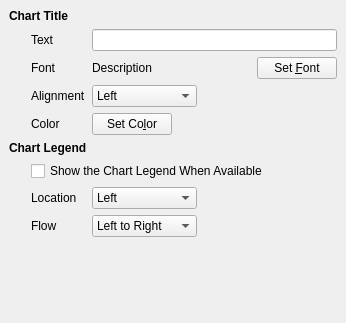
<ui version="4.0" >
 <class>pqChartOptionsWidget</class>
 <widget class="QWidget" name="pqChartOptionsWidget" >
  <property name="geometry" >
   <rect>
    <x>0</x>
    <y>0</y>
    <width>346</width>
    <height>323</height>
   </rect>
  </property>
  <property name="windowTitle" >
   <string>Chart Options</string>
  </property>
  <layout class="QVBoxLayout" >
   <property name="margin" >
    <number>9</number>
   </property>
   <property name="spacing" >
    <number>6</number>
   </property>
   <item>
    <widget class="QStackedWidget" name="ChartPages" >
     <property name="currentIndex" >
      <number>0</number>
     </property>
     <widget class="QWidget" name="General" >
      <layout class="QGridLayout" >
       <property name="margin" >
        <number>0</number>
       </property>
       <property name="spacing" >
        <number>6</number>
       </property>
       <item row="8" column="3" >
        <spacer>
         <property name="orientation" >
          <enum>Qt::Horizontal</enum>
         </property>
         <property name="sizeHint" >
          <size>
           <width>0</width>
           <height>20</height>
          </size>
         </property>
        </spacer>
       </item>
       <item row="9" column="0" colspan="4" >
        <spacer>
         <property name="orientation" >
          <enum>Qt::Vertical</enum>
         </property>
         <property name="sizeHint" >
          <size>
           <width>20</width>
           <height>0</height>
          </size>
         </property>
        </spacer>
       </item>
       <item rowspan="3" row="6" column="0" >
        <spacer>
         <property name="orientation" >
          <enum>Qt::Horizontal</enum>
         </property>
         <property name="sizeType" >
          <enum>QSizePolicy::Fixed</enum>
         </property>
         <property name="sizeHint" >
          <size>
           <width>16</width>
           <height>20</height>
          </size>
         </property>
        </spacer>
       </item>
       <item rowspan="4" row="1" column="0" >
        <spacer>
         <property name="orientation" >
          <enum>Qt::Horizontal</enum>
         </property>
         <property name="sizeType" >
          <enum>QSizePolicy::Fixed</enum>
         </property>
         <property name="sizeHint" >
          <size>
           <width>16</width>
           <height>20</height>
          </size>
         </property>
        </spacer>
       </item>
       <item row="2" column="1" >
        <widget class="QLabel" name="label_3" >
         <property name="text" >
          <string>Font</string>
         </property>
        </widget>
       </item>
       <item row="2" column="2" colspan="2" >
        <layout class="QHBoxLayout" >
         <property name="margin" >
          <number>0</number>
         </property>
         <property name="spacing" >
          <number>6</number>
         </property>
         <item>
          <widget class="QLabel" name="ChartTitleFont" >
           <property name="sizePolicy" >
            <sizepolicy>
             <hsizetype>7</hsizetype>
             <vsizetype>5</vsizetype>
             <horstretch>0</horstretch>
             <verstretch>0</verstretch>
            </sizepolicy>
           </property>
           <property name="text" >
            <string>Description</string>
           </property>
          </widget>
         </item>
         <item>
          <widget class="QPushButton" name="ChartTitleFontButton" >
           <property name="text" >
            <string>Set &amp;Font</string>
           </property>
          </widget>
         </item>
        </layout>
       </item>
       <item row="1" column="2" colspan="2" >
        <widget class="QLineEdit" name="ChartTitle" />
       </item>
       <item row="1" column="1" >
        <widget class="QLabel" name="label_2" >
         <property name="text" >
          <string>Text</string>
         </property>
        </widget>
       </item>
       <item row="0" column="0" colspan="4" >
        <widget class="QLabel" name="label" >
         <property name="font" >
          <font>
           <weight>75</weight>
           <bold>true</bold>
          </font>
         </property>
         <property name="text" >
          <string>Chart Title</string>
         </property>
        </widget>
       </item>
       <item row="5" column="0" colspan="4" >
        <widget class="QLabel" name="label_5" >
         <property name="font" >
          <font>
           <weight>75</weight>
           <bold>true</bold>
          </font>
         </property>
         <property name="text" >
          <string>Chart Legend</string>
         </property>
        </widget>
       </item>
       <item row="6" column="1" colspan="3" >
        <widget class="QCheckBox" name="ShowLegend" >
         <property name="text" >
          <string>Show the Chart Legend When Available</string>
         </property>
        </widget>
       </item>
       <item row="7" column="1" >
        <widget class="QLabel" name="label_6" >
         <property name="text" >
          <string>Location</string>
         </property>
        </widget>
       </item>
       <item row="8" column="1" >
        <widget class="QLabel" name="label_7" >
         <property name="text" >
          <string>Flow</string>
         </property>
        </widget>
       </item>
       <item row="7" column="2" >
        <widget class="QComboBox" name="LegendLocation" >
         <item>
          <property name="text" >
           <string>Left</string>
          </property>
         </item>
         <item>
          <property name="text" >
           <string>Top</string>
          </property>
         </item>
         <item>
          <property name="text" >
           <string>Right</string>
          </property>
         </item>
         <item>
          <property name="text" >
           <string>Bottom</string>
          </property>
         </item>
        </widget>
       </item>
       <item row="8" column="2" >
        <widget class="QComboBox" name="LegendFlow" >
         <item>
          <property name="text" >
           <string>Left to Right</string>
          </property>
         </item>
         <item>
          <property name="text" >
           <string>Top to Bottom</string>
          </property>
         </item>
        </widget>
       </item>
       <item row="4" column="2" colspan="2" >
        <layout class="QHBoxLayout" >
         <property name="margin" >
          <number>0</number>
         </property>
         <property name="spacing" >
          <number>0</number>
         </property>
         <item>
          <widget class="pqColorChooserButton" name="ChartTitleColor" >
           <property name="text" >
            <string>Set Co&amp;lor</string>
           </property>
          </widget>
         </item>
         <item>
          <spacer>
           <property name="orientation" >
            <enum>Qt::Horizontal</enum>
           </property>
           <property name="sizeHint" >
            <size>
             <width>0</width>
             <height>20</height>
            </size>
           </property>
          </spacer>
         </item>
        </layout>
       </item>
       <item row="7" column="3" >
        <spacer>
         <property name="orientation" >
          <enum>Qt::Horizontal</enum>
         </property>
         <property name="sizeHint" >
          <size>
           <width>0</width>
           <height>20</height>
          </size>
         </property>
        </spacer>
       </item>
       <item row="4" column="1" >
        <widget class="QLabel" name="label_8" >
         <property name="text" >
          <string>Color</string>
         </property>
        </widget>
       </item>
       <item row="3" column="1" >
        <widget class="QLabel" name="label_4" >
         <property name="text" >
          <string>Alignment</string>
         </property>
        </widget>
       </item>
       <item row="3" column="2" >
        <widget class="QComboBox" name="ChartTitleAlignment" >
         <item>
          <property name="text" >
           <string>Left</string>
          </property>
         </item>
         <item>
          <property name="text" >
           <string>Center</string>
          </property>
         </item>
         <item>
          <property name="text" >
           <string>Right</string>
          </property>
         </item>
        </widget>
       </item>
       <item row="3" column="3" >
        <spacer>
         <property name="orientation" >
          <enum>Qt::Horizontal</enum>
         </property>
         <property name="sizeHint" >
          <size>
           <width>0</width>
           <height>20</height>
          </size>
         </property>
        </spacer>
       </item>
      </layout>
     </widget>
     <widget class="QWidget" name="Axis" >
      <layout class="QGridLayout" >
       <property name="margin" >
        <number>0</number>
       </property>
       <property name="spacing" >
        <number>6</number>
       </property>
       <item row="10" column="3" >
        <spacer>
         <property name="orientation" >
          <enum>Qt::Horizontal</enum>
         </property>
         <property name="sizeHint" >
          <size>
           <width>0</width>
           <height>20</height>
          </size>
         </property>
        </spacer>
       </item>
       <item row="9" column="3" >
        <spacer>
         <property name="orientation" >
          <enum>Qt::Horizontal</enum>
         </property>
         <property name="sizeHint" >
          <size>
           <width>0</width>
           <height>20</height>
          </size>
         </property>
        </spacer>
       </item>
       <item row="3" column="3" >
        <spacer>
         <property name="orientation" >
          <enum>Qt::Horizontal</enum>
         </property>
         <property name="sizeHint" >
          <size>
           <width>0</width>
           <height>20</height>
          </size>
         </property>
        </spacer>
       </item>
       <item row="11" column="0" colspan="4" >
        <spacer>
         <property name="orientation" >
          <enum>Qt::Vertical</enum>
         </property>
         <property name="sizeHint" >
          <size>
           <width>20</width>
           <height>0</height>
          </size>
         </property>
        </spacer>
       </item>
       <item rowspan="5" row="6" column="0" >
        <spacer>
         <property name="orientation" >
          <enum>Qt::Horizontal</enum>
         </property>
         <property name="sizeType" >
          <enum>QSizePolicy::Fixed</enum>
         </property>
         <property name="sizeHint" >
          <size>
           <width>16</width>
           <height>20</height>
          </size>
         </property>
        </spacer>
       </item>
       <item rowspan="4" row="1" column="0" >
        <spacer>
         <property name="orientation" >
          <enum>Qt::Horizontal</enum>
         </property>
         <property name="sizeType" >
          <enum>QSizePolicy::Fixed</enum>
         </property>
         <property name="sizeHint" >
          <size>
           <width>16</width>
           <height>20</height>
          </size>
         </property>
        </spacer>
       </item>
       <item row="9" column="2" >
        <widget class="QComboBox" name="LabelNotation" >
         <item>
          <property name="text" >
           <string>Standard</string>
          </property>
         </item>
         <item>
          <property name="text" >
           <string>Exponential</string>
          </property>
         </item>
         <item>
          <property name="text" >
           <string>Engineering</string>
          </property>
         </item>
         <item>
          <property name="text" >
           <string>Mixed</string>
          </property>
         </item>
        </widget>
       </item>
       <item row="10" column="2" >
        <widget class="QSpinBox" name="LabelPrecision" >
         <property name="maximum" >
          <number>6</number>
         </property>
        </widget>
       </item>
       <item row="10" column="1" >
        <widget class="QLabel" name="label_24" >
         <property name="text" >
          <string>Precision</string>
         </property>
        </widget>
       </item>
       <item row="9" column="1" >
        <widget class="QLabel" name="label_23" >
         <property name="text" >
          <string>Notation</string>
         </property>
        </widget>
       </item>
       <item row="8" column="2" colspan="2" >
        <layout class="QHBoxLayout" >
         <property name="margin" >
          <number>0</number>
         </property>
         <property name="spacing" >
          <number>0</number>
         </property>
         <item>
          <widget class="pqColorChooserButton" name="LabelColor" >
           <property name="text" >
            <string>&amp;Label Color</string>
           </property>
          </widget>
         </item>
         <item>
          <spacer>
           <property name="orientation" >
            <enum>Qt::Horizontal</enum>
           </property>
           <property name="sizeHint" >
            <size>
             <width>0</width>
             <height>20</height>
            </size>
           </property>
          </spacer>
         </item>
        </layout>
       </item>
       <item row="8" column="1" >
        <widget class="QLabel" name="label_22" >
         <property name="text" >
          <string>Color</string>
         </property>
        </widget>
       </item>
       <item row="7" column="1" >
        <widget class="QLabel" name="label_21" >
         <property name="text" >
          <string>Font</string>
         </property>
        </widget>
       </item>
       <item row="6" column="1" colspan="3" >
        <widget class="QCheckBox" name="ShowAxisLabels" >
         <property name="text" >
          <string>Show Axis Labels When Space is Available</string>
         </property>
        </widget>
       </item>
       <item row="7" column="2" colspan="2" >
        <layout class="QHBoxLayout" >
         <property name="margin" >
          <number>0</number>
         </property>
         <property name="spacing" >
          <number>6</number>
         </property>
         <item>
          <widget class="QLabel" name="AxisLabelFont" >
           <property name="sizePolicy" >
            <sizepolicy>
             <hsizetype>7</hsizetype>
             <vsizetype>5</vsizetype>
             <horstretch>0</horstretch>
             <verstretch>0</verstretch>
            </sizepolicy>
           </property>
           <property name="text" >
            <string>Description</string>
           </property>
          </widget>
         </item>
         <item>
          <widget class="QPushButton" name="AxisLabelFontButton" >
           <property name="text" >
            <string>Set &amp;Font</string>
           </property>
          </widget>
         </item>
        </layout>
       </item>
       <item row="5" column="0" colspan="4" >
        <widget class="QLabel" name="label_20" >
         <property name="font" >
          <font>
           <weight>75</weight>
           <bold>true</bold>
          </font>
         </property>
         <property name="text" >
          <string>Axis Labels</string>
         </property>
        </widget>
       </item>
       <item row="1" column="1" colspan="3" >
        <widget class="QCheckBox" name="ShowAxis" >
         <property name="text" >
          <string>Show Axis</string>
         </property>
        </widget>
       </item>
       <item row="4" column="1" >
        <widget class="QLabel" name="label_19" >
         <property name="text" >
          <string>Colors</string>
         </property>
        </widget>
       </item>
       <item row="4" column="2" colspan="2" >
        <layout class="QHBoxLayout" >
         <property name="margin" >
          <number>0</number>
         </property>
         <property name="spacing" >
          <number>6</number>
         </property>
         <item>
          <widget class="pqColorChooserButton" name="AxisColor" >
           <property name="text" >
            <string>A&amp;xis Color</string>
           </property>
          </widget>
         </item>
         <item>
          <widget class="pqColorChooserButton" name="GridColor" >
           <property name="text" >
            <string>&amp;Grid Color</string>
           </property>
          </widget>
         </item>
         <item>
          <spacer>
           <property name="orientation" >
            <enum>Qt::Horizontal</enum>
           </property>
           <property name="sizeHint" >
            <size>
             <width>0</width>
             <height>20</height>
            </size>
           </property>
          </spacer>
         </item>
        </layout>
       </item>
       <item row="3" column="1" >
        <widget class="QLabel" name="label_18" >
         <property name="text" >
          <string>Grid Color</string>
         </property>
        </widget>
       </item>
       <item row="3" column="2" >
        <widget class="QComboBox" name="GridType" >
         <item>
          <property name="text" >
           <string>Lighter</string>
          </property>
         </item>
         <item>
          <property name="text" >
           <string>Specified</string>
          </property>
         </item>
        </widget>
       </item>
       <item row="2" column="1" colspan="3" >
        <widget class="QCheckBox" name="ShowAxisGrid" >
         <property name="text" >
          <string>Show Axis Grid</string>
         </property>
        </widget>
       </item>
       <item row="0" column="0" colspan="4" >
        <widget class="QLabel" name="AxisGeneralLabel" >
         <property name="font" >
          <font>
           <weight>75</weight>
           <bold>true</bold>
          </font>
         </property>
         <property name="text" >
          <string>General</string>
         </property>
        </widget>
       </item>
      </layout>
     </widget>
     <widget class="QWidget" name="AxisLayout" >
      <layout class="QGridLayout" >
       <property name="margin" >
        <number>0</number>
       </property>
       <property name="spacing" >
        <number>6</number>
       </property>
       <item rowspan="5" row="1" column="0" >
        <spacer>
         <property name="orientation" >
          <enum>Qt::Horizontal</enum>
         </property>
         <property name="sizeType" >
          <enum>QSizePolicy::Fixed</enum>
         </property>
         <property name="sizeHint" >
          <size>
           <width>16</width>
           <height>20</height>
          </size>
         </property>
        </spacer>
       </item>
       <item row="5" column="1" >
        <widget class="QStackedWidget" name="AxisLayoutPages" >
         <property name="sizePolicy" >
          <sizepolicy>
           <hsizetype>7</hsizetype>
           <vsizetype>7</vsizetype>
           <horstretch>0</horstretch>
           <verstretch>0</verstretch>
          </sizepolicy>
         </property>
         <property name="currentIndex" >
          <number>2</number>
         </property>
         <widget class="QWidget" name="BlankPage" >
          <property name="sizePolicy" >
           <sizepolicy>
            <hsizetype>7</hsizetype>
            <vsizetype>7</vsizetype>
            <horstretch>0</horstretch>
            <verstretch>0</verstretch>
           </sizepolicy>
          </property>
         </widget>
         <widget class="QWidget" name="RangePage" >
          <layout class="QGridLayout" >
           <property name="margin" >
            <number>0</number>
           </property>
           <property name="spacing" >
            <number>6</number>
           </property>
           <item row="2" column="0" colspan="2" >
            <spacer>
             <property name="orientation" >
              <enum>Qt::Vertical</enum>
             </property>
             <property name="sizeHint" >
              <size>
               <width>20</width>
               <height>0</height>
              </size>
             </property>
            </spacer>
           </item>
           <item row="1" column="1" >
            <widget class="QLineEdit" name="AxisMaximum" />
           </item>
           <item row="0" column="1" >
            <widget class="QLineEdit" name="AxisMinimum" />
           </item>
           <item row="1" column="0" >
            <widget class="QLabel" name="label_16" >
             <property name="text" >
              <string>Maximum</string>
             </property>
            </widget>
           </item>
           <item row="0" column="0" >
            <widget class="QLabel" name="label_15" >
             <property name="text" >
              <string>Minimum</string>
             </property>
            </widget>
           </item>
          </layout>
         </widget>
         <widget class="QWidget" name="ListPage" >
          <layout class="QGridLayout" >
           <property name="margin" >
            <number>0</number>
           </property>
           <property name="spacing" >
            <number>6</number>
           </property>
           <item row="3" column="1" >
            <spacer>
             <property name="orientation" >
              <enum>Qt::Vertical</enum>
             </property>
             <property name="sizeHint" >
              <size>
               <width>20</width>
               <height>0</height>
              </size>
             </property>
            </spacer>
           </item>
           <item row="2" column="1" >
            <widget class="QPushButton" name="GenerateButton" >
             <property name="text" >
              <string>&amp;Generate</string>
             </property>
            </widget>
           </item>
           <item row="1" column="1" >
            <widget class="QPushButton" name="RemoveButton" >
             <property name="text" >
              <string>&amp;Delete</string>
             </property>
            </widget>
           </item>
           <item row="0" column="1" >
            <widget class="QPushButton" name="AddButton" >
             <property name="text" >
              <string>&amp;New Label</string>
             </property>
            </widget>
           </item>
           <item rowspan="4" row="0" column="0" >
            <widget class="QListView" name="LabelList" >
             <property name="editTriggers" >
              <set>QAbstractItemView::EditKeyPressed|QAbstractItemView::NoEditTriggers|QAbstractItemView::SelectedClicked</set>
             </property>
             <property name="selectionMode" >
              <enum>QAbstractItemView::ExtendedSelection</enum>
             </property>
            </widget>
           </item>
          </layout>
         </widget>
        </widget>
       </item>
       <item row="2" column="1" >
        <widget class="QRadioButton" name="UseChartSelect" >
         <property name="whatsThis" >
          <string>Check this option to let the chart choose the best axis layout.</string>
         </property>
         <property name="text" >
          <string>Let the Chart Determine the Axis Layout</string>
         </property>
         <property name="checked" >
          <bool>true</bool>
         </property>
        </widget>
       </item>
       <item row="4" column="1" >
        <widget class="QRadioButton" name="UseFixedInterval" >
         <property name="whatsThis" >
          <string>Check this option to specify each of the axis labels. This option gives you the most control.</string>
         </property>
         <property name="text" >
          <string>Specify Each of the Axis Labels.</string>
         </property>
        </widget>
       </item>
       <item row="3" column="1" >
        <widget class="QRadioButton" name="UseBestFit" >
         <property name="whatsThis" >
          <string>Check this option to specify the range and let the chart choose suitable intervals.</string>
         </property>
         <property name="text" >
          <string>Specify the Axis Range</string>
         </property>
        </widget>
       </item>
       <item row="1" column="1" >
        <widget class="QCheckBox" name="UseLogScale" >
         <property name="text" >
          <string>Use Logarithmic Scale</string>
         </property>
        </widget>
       </item>
       <item row="0" column="0" colspan="2" >
        <widget class="QLabel" name="label_14" >
         <property name="font" >
          <font>
           <weight>75</weight>
           <bold>true</bold>
          </font>
         </property>
         <property name="text" >
          <string>Axis Layout</string>
         </property>
        </widget>
       </item>
      </layout>
     </widget>
     <widget class="QWidget" name="AxisTitle" >
      <layout class="QGridLayout" >
       <property name="margin" >
        <number>0</number>
       </property>
       <property name="spacing" >
        <number>6</number>
       </property>
       <item row="5" column="0" colspan="4" >
        <spacer>
         <property name="orientation" >
          <enum>Qt::Vertical</enum>
         </property>
         <property name="sizeHint" >
          <size>
           <width>20</width>
           <height>0</height>
          </size>
         </property>
        </spacer>
       </item>
       <item row="3" column="3" >
        <spacer>
         <property name="orientation" >
          <enum>Qt::Horizontal</enum>
         </property>
         <property name="sizeHint" >
          <size>
           <width>0</width>
           <height>20</height>
          </size>
         </property>
        </spacer>
       </item>
       <item row="3" column="2" >
        <widget class="QComboBox" name="AxisTitleAlignment" >
         <item>
          <property name="text" >
           <string>Left</string>
          </property>
         </item>
         <item>
          <property name="text" >
           <string>Center</string>
          </property>
         </item>
         <item>
          <property name="text" >
           <string>Right</string>
          </property>
         </item>
        </widget>
       </item>
       <item row="0" column="0" colspan="4" >
        <widget class="QLabel" name="label_9" >
         <property name="font" >
          <font>
           <weight>75</weight>
           <bold>true</bold>
          </font>
         </property>
         <property name="text" >
          <string>Axis Title</string>
         </property>
        </widget>
       </item>
       <item row="2" column="1" >
        <widget class="QLabel" name="label_11" >
         <property name="text" >
          <string>Font</string>
         </property>
        </widget>
       </item>
       <item row="1" column="1" >
        <widget class="QLabel" name="label_10" >
         <property name="text" >
          <string>Text</string>
         </property>
        </widget>
       </item>
       <item row="3" column="1" >
        <widget class="QLabel" name="label_12" >
         <property name="text" >
          <string>Alignment</string>
         </property>
        </widget>
       </item>
       <item row="4" column="1" >
        <widget class="QLabel" name="label_13" >
         <property name="text" >
          <string>Color</string>
         </property>
        </widget>
       </item>
       <item row="1" column="2" colspan="2" >
        <widget class="QLineEdit" name="AxisTitleText" />
       </item>
       <item row="2" column="2" colspan="2" >
        <layout class="QHBoxLayout" >
         <property name="margin" >
          <number>0</number>
         </property>
         <property name="spacing" >
          <number>6</number>
         </property>
         <item>
          <widget class="QLabel" name="AxisTitleFont" >
           <property name="sizePolicy" >
            <sizepolicy>
             <hsizetype>7</hsizetype>
             <vsizetype>5</vsizetype>
             <horstretch>0</horstretch>
             <verstretch>0</verstretch>
            </sizepolicy>
           </property>
           <property name="text" >
            <string>Description</string>
           </property>
          </widget>
         </item>
         <item>
          <widget class="QPushButton" name="AxisTitleFontButton" >
           <property name="text" >
            <string>Set &amp;Font</string>
           </property>
          </widget>
         </item>
        </layout>
       </item>
       <item row="4" column="2" colspan="2" >
        <layout class="QHBoxLayout" >
         <property name="margin" >
          <number>0</number>
         </property>
         <property name="spacing" >
          <number>0</number>
         </property>
         <item>
          <widget class="pqColorChooserButton" name="AxisTitleColor" >
           <property name="text" >
            <string>Set Co&amp;lor</string>
           </property>
          </widget>
         </item>
         <item>
          <spacer>
           <property name="orientation" >
            <enum>Qt::Horizontal</enum>
           </property>
           <property name="sizeHint" >
            <size>
             <width>0</width>
             <height>20</height>
            </size>
           </property>
          </spacer>
         </item>
        </layout>
       </item>
       <item rowspan="4" row="1" column="0" >
        <spacer>
         <property name="orientation" >
          <enum>Qt::Horizontal</enum>
         </property>
         <property name="sizeType" >
          <enum>QSizePolicy::Fixed</enum>
         </property>
         <property name="sizeHint" >
          <size>
           <width>16</width>
           <height>20</height>
          </size>
         </property>
        </spacer>
       </item>
      </layout>
     </widget>
    </widget>
   </item>
  </layout>
 </widget>
 <customwidgets>
  <customwidget>
   <class>pqColorChooserButton</class>
   <extends>QPushButton</extends>
   <header>pqColorChooserButton.h</header>
  </customwidget>
 </customwidgets>
 <tabstops>
  <tabstop>ChartTitle</tabstop>
  <tabstop>ChartTitleFontButton</tabstop>
  <tabstop>ChartTitleAlignment</tabstop>
  <tabstop>ChartTitleColor</tabstop>
  <tabstop>ShowLegend</tabstop>
  <tabstop>LegendLocation</tabstop>
  <tabstop>LegendFlow</tabstop>
  <tabstop>ShowAxis</tabstop>
  <tabstop>ShowAxisGrid</tabstop>
  <tabstop>GridType</tabstop>
  <tabstop>AxisColor</tabstop>
  <tabstop>GridColor</tabstop>
  <tabstop>ShowAxisLabels</tabstop>
  <tabstop>AxisLabelFontButton</tabstop>
  <tabstop>LabelColor</tabstop>
  <tabstop>LabelNotation</tabstop>
  <tabstop>LabelPrecision</tabstop>
  <tabstop>UseLogScale</tabstop>
  <tabstop>UseChartSelect</tabstop>
  <tabstop>UseBestFit</tabstop>
  <tabstop>UseFixedInterval</tabstop>
  <tabstop>AxisMinimum</tabstop>
  <tabstop>AxisMaximum</tabstop>
  <tabstop>LabelList</tabstop>
  <tabstop>AddButton</tabstop>
  <tabstop>RemoveButton</tabstop>
  <tabstop>GenerateButton</tabstop>
  <tabstop>AxisTitleText</tabstop>
  <tabstop>AxisTitleFontButton</tabstop>
  <tabstop>AxisTitleAlignment</tabstop>
  <tabstop>AxisTitleColor</tabstop>
 </tabstops>
 <resources/>
 <connections/>
</ui>
